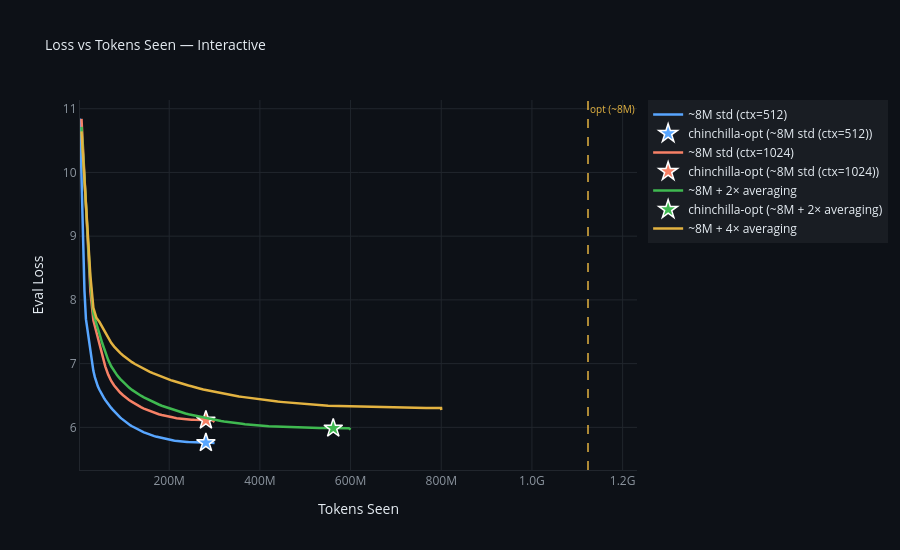

The cell this chart's notebook holds for it:
### Code cell
def plot_loss_vs_tokens_interactive(models=MODELS):
    """Interactive plotly: eval loss vs tokens seen with Chinchilla-opt markers."""
    fig = go.Figure()

    for df, label, color, N, D_opt, _ in models:
        fig.add_trace(go.Scatter(
            x=df["tokens_seen"], y=df["eval_loss"],
            mode="lines", name=label,
            line=dict(color=color, width=2.5),
            hovertemplate=f"<b>{label}</b><br>Tokens: %{{x:.3s}}<br>Loss: %{{y:.4f}}<extra></extra>",
        ))

        x_max = df["tokens_seen"].max()
        if D_opt <= x_max:
            y_opt = float(np.interp(D_opt, df["tokens_seen"], df["eval_loss"]))
            fig.add_trace(go.Scatter(
                x=[D_opt], y=[y_opt],
                mode="markers", name=f"chinchilla-opt ({label})",
                marker=dict(color=color, size=14, symbol="star",
                            line=dict(color="white", width=1.5)),
                hovertemplate=(
                    f"<b>Chinchilla-opt</b><br>"
                    f"N = {N/1e6:.1f}M<br>"
                    f"D_opt = {fmt_tok(D_opt)}<br>"
                    f"Loss ≈ %{{y:.4f}}<extra></extra>"
                ),
            ))
        else:
            fig.add_vline(x=D_opt,
                          line=dict(color=color, width=1.5, dash="dash"),
                          annotation_text=f"opt ({label.split()[0]})",
                          annotation_font=dict(color=color, size=10),
                          annotation_position="top right")

    layout = _plotly_layout("Loss vs Tokens Seen — Interactive", "Tokens Seen", "Eval Loss")
    layout["xaxis"]["tickformat"] = ".2s"
    fig.update_layout(**layout)
    fig.show()

plot_loss_vs_tokens_interactive()
